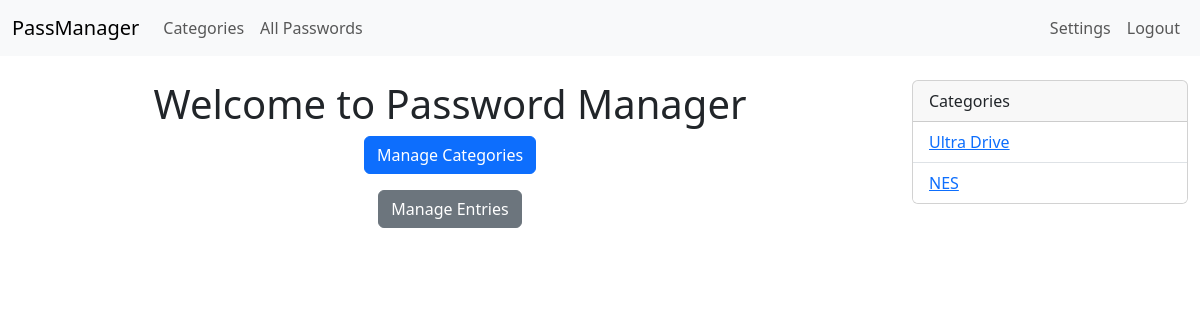
Page /home/ (signed in) on the earlier database version.
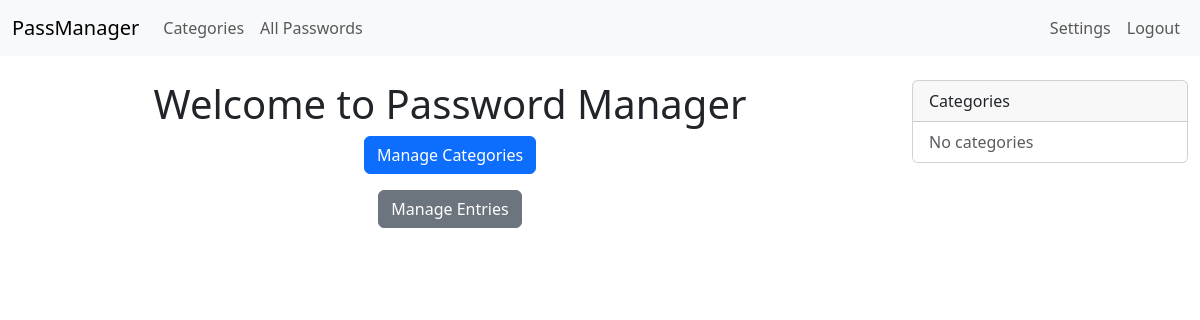
Same page on the later database version.
### web/models.py (models this page shows, shortened)
class Category(models.Model):
    name = models.CharField(max_length=100)

### web/views.py (the view)
    def wrapper(request, *args, **kwargs):
        if not request.session.get('is_master_authenticated'):
            return redirect('login')
        return view_func(request, *args, **kwargs)

### web/context_processors.py (called while the page is built)
def all_categories(request):
    return {'categories': Category.objects.all()}

### web/views.py (called while the page is built)
@csrf_exempt
def master_required(view_func):
    def wrapper(request, *args, **kwargs):
        if not request.session.get('is_master_authenticated'):
            return redirect('login')
        return view_func(request, *args, **kwargs)
    return wrapper

@csrf_exempt
@master_required
def index(request):
    return render(request, 'web/index.html')

### web/templates/web/index.html
{% extends 'web/base.html' %}
{% block content %}
<div class="text-center">
  <h1>Welcome to Password Manager</h1>
  <p><a href="{% url 'category_list' %}" class="btn btn-primary">Manage Categories</a></p>
  <p><a href="{% url 'entry_list' %}" class="btn btn-secondary">Manage Entries</a></p>
</div>
{% endblock %}

### web/templates/web/base.html (shortened to what this page needs)
<!DOCTYPE html>
<html lang="en">
<head>
  <link href="https://cdn.jsdelivr.net/npm/bootstrap@5.3.6/dist/css/bootstrap.min.css" rel="stylesheet">
</head>
<body>
  <nav class="navbar navbar-expand-lg navbar-light bg-light mb-4">
    <div class="container-fluid">
      <a class="navbar-brand" href="{% url 'entry_list' %}">PassManager</a>
      <div class="collapse navbar-collapse" id="navbarMain">
        <ul class="navbar-nav me-auto mb-2 mb-lg-0">
          <li class="nav-item"><a class="nav-link" href="{% url 'category_list' %}">Categories</a></li>
          <li class="nav-item"><a class="nav-link" href="{% url 'entry_list' %}">All Passwords</a></li>
        </ul>
        <ul class="navbar-nav ms-auto">
          <li class="nav-item"><a class="nav-link" href="{% url 'change_password' %}">Settings</a></li>
          <li class="nav-item"><a class="nav-link" href="{% url 'logout' %}">Logout</a></li>
        </ul>
      </div>
    </div>
  </nav>
  <div class="container-fluid">
    <div class="row">
      <main class="col-md-9">
        {% block content %}{% endblock %}
      </main>
      <aside class="col-md-3">
        <div class="card mb-4">
          <div class="card-header">Categories</div>
          <ul class="list-group list-group-flush">
            {% for cat in categories %}
              <li class="list-group-item">
                <a href="{% url 'entry_list' %}?category={{ cat.id }}">{{ cat.name }}</a>
              </li>
            {% empty %}
              <li class="list-group-item text-muted">No categories</li>
            {% endfor %}
          </ul>
        </div>
      </aside>
    </div>
  </div>
</body>
</html>

Differences in the rows shown:
removed Category: name "Ultra Drive"
removed Category: name "NES"
Other differences:
text now shown: "No categories"
